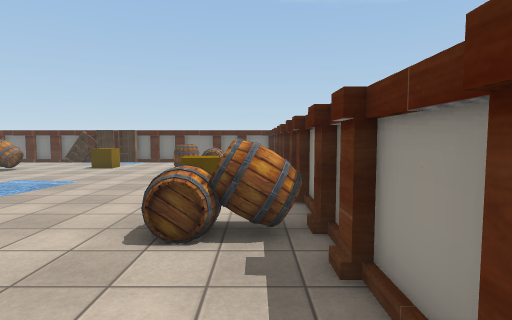
View 1 (above)

15 first-person views from a walk through a Unity game level. The camera is 1.5 m above the floor, tilts 4° down and sees 80° across. The floor is counted in squares, 1 m on a side. Each view is taken from the middle of a square. On the plan, view 1 faces up. The plan holds only what a view shows up to about 15 squares ahead; the rest is blank. The place goes on beyond the plan. The player is left out. Some animated figures are not drawn. Some surface patterns are stand-ins.

View 2
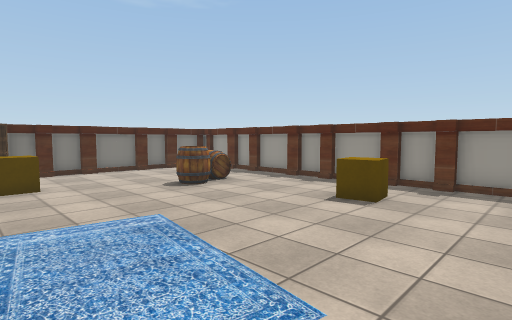

View 3
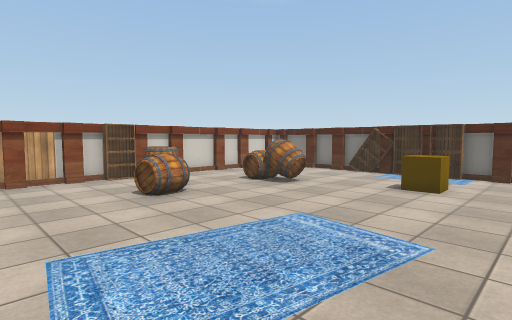

View 4
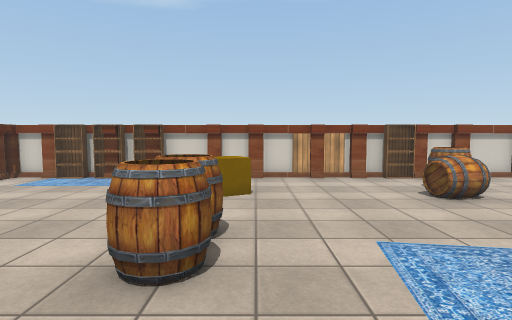

View 5
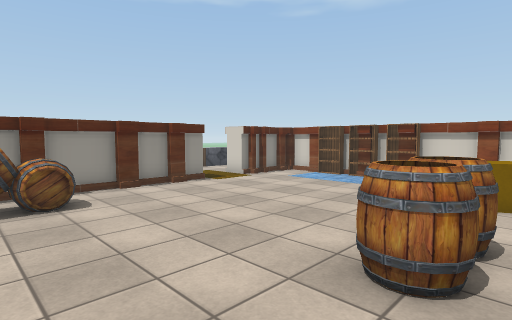

View 6
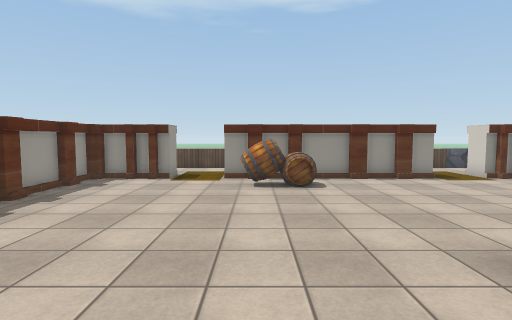

View 7
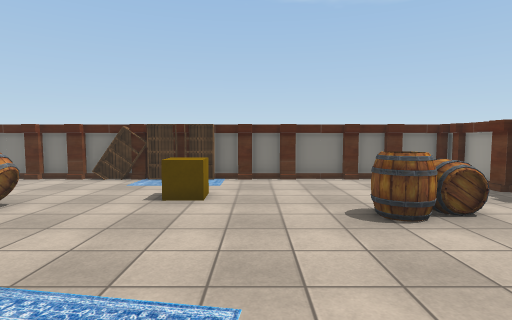

View 8
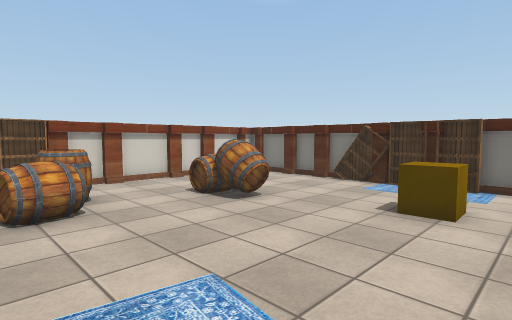

View 9
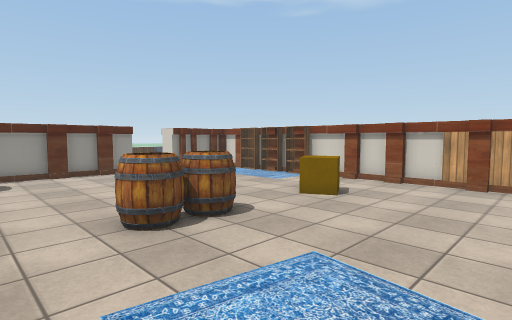

View 10
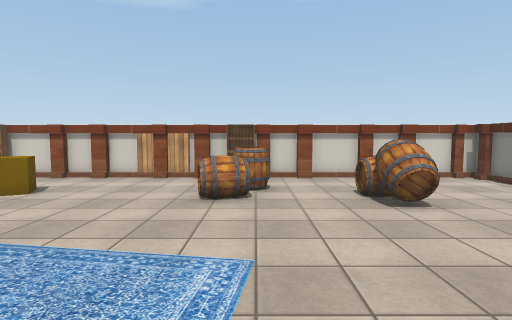

View 11
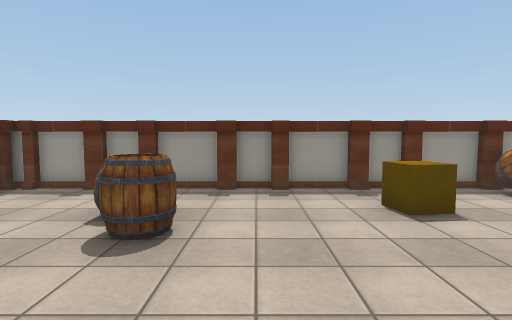

View 12
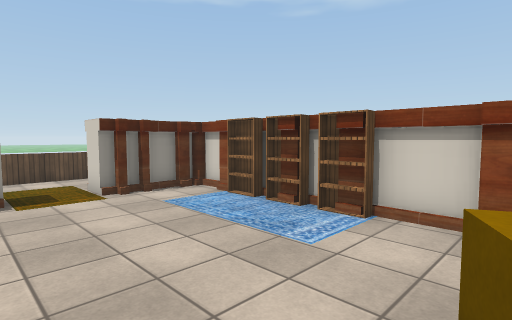

View 13
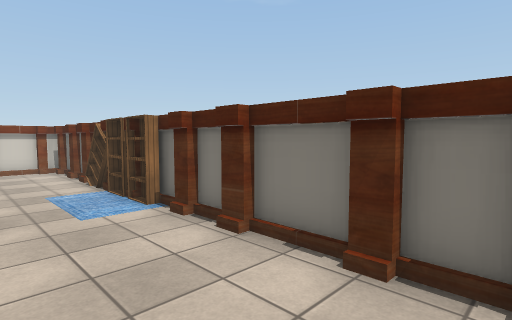

View 14
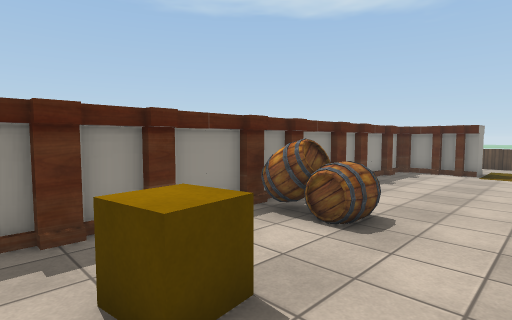

View 15
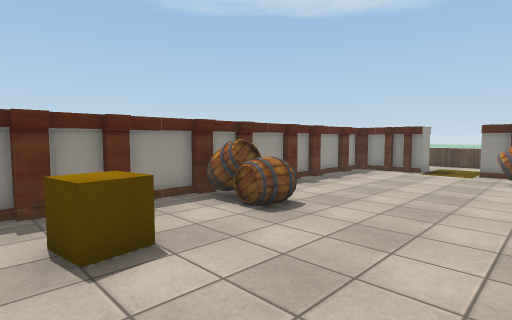

### Floor plan
Points are (right, up) in squares from view 1. A wall is a line through its corners. A room is listed if a view was taken in it or the views show most of it. See-through windows are left out.
Room 1 (views 1, 2, 3, 4, 5, 6, 7, 8, 9, 10, 11, 12, 13, 14, 15)
walls: (-16.6, 7.6) (-16.6, 7); (-16.6, 5.4) (-16.6, 4.6); (-16.6, 9.2) (-16.6, 8.6); (-16.9, 7.1) (-16.9, 5.2); (1, 7) (1, 7.6); (-16.9, 8.8) (-16.9, 7.5); (1, 8.6) (1, 9.2); (-16.9, 4.8) (-16.9, 3.6); (-16.6, 3.8) (-16.6, 3.1); (1.2, 7.5) (1.2, 8.8); (1, 4.7) (1, 5.4); (1.2, 5.2) (1.2, 7.1); (1.2, 9.1) (1.2, 11.1); (-16.9, 3.1) (-16.9, 1.5); (-16.6, 11.6) (-16.6, 11); (1, 3.2) (1, 3.8); (-16.9, 11.1) (-16.9, 9.1); (1.2, 3.6) (1.2, 4.7); (1, 11) (1, 11.6); (1.2, 11.5) (1.2, 12.6); (-16.9, 12.6) (-16.9, 11.5); (1, 12.5) (1, 13.2); (-16.6, 13.2) (-16.6, 12.5); (1.2, 1.2) (1.2, 3.2); (1, 0.8) (1, 1.4); (1.2, 13.1) (1.2, 15); (-6.8, -4.4) (-6.1, -4.4); (-9.3, -4.4) (-8.5, -4.4); (-8.6, -4.6) (-6.8, -4.6); (-5.3, -4.4) (-4.6, -4.4); (-6.3, -4.6) (-5.3, -4.6); (-10.9, -4.4) (-10.3, -4.4); (1.2, -0.4) (1.2, 0.5); (-10.4, -4.6) (-9.1, -4.6); (-16.9, 15) (-16.9, 13.1); (1, -0.9) (1, -0.2); (-4.8, -4.6) (-3.8, -4.6); (1, 15) (1, 15.5); (-16.6, 15.5) (-16.6, 14.9); (-11.9, -4.6) (-10.9, -4.6); (-6.1, 19.3) (-6.8, 19.3); (1.2, 15.5) (1.2, 16.6); (-6.6, 19.5) (-7.9, 19.5); (-10.6, 19.5) (-12.5, 19.5); (-4.5, 19.3) (-5.1, 19.3); (-5, 19.5) (-6.3, 19.5); (-16.6, -2.6) (-16.6, -3.2); (-12.4, 19.3) (-13, 19.3); (1, 16.5) (1, 17.1); (-16.9, 16.6) (-16.9, 15.5); (-14.3, -4.6) (-13.8, -4.6); (-1.7, -4.6) (-1.3, -4.6); (-16.6, 17.1) (-16.6, 16.5); (1.2, -2.6) (1.2, -1); (-13, 19.5) (-14, 19.5); (-14.9, -4.6) (-14.4, -4.6); (-16.9, -3.2) (-16.9, -4.2); (-1, -4.6) (-0.4, -4.6); (1, -3.2) (1, -2.5); (-2.6, 19.5) (-4.6, 19.5); (-2.1, 19.3) (-2.8, 19.3); (1.2, 17.1) (1.2, 18.6); (-14, 19.3) (-14.6, 19.3); (-0.1, -4.6) (0.9, -4.6); (-16.6, -4.1) (-16.6, -4.4) (-16, -4.4); (-14.6, 19.5) (-16, 19.5) (-16, 19.3) (-16.4, 19.3); (-16.1, -4.6) (-15.1, -4.6); (-1.1, 19.5) (-2.3, 19.5); (-0.5, 19.3) (-1.3, 19.3); (1.2, -4.2) (1.2, -3.5); (-16.9, 18.6) (-16.9, 17.1); (1, 18.6) (1, 19); (-16.6, 19) (-16.6, 18.5); (1.2, 19) (1.2, 19.5); (0.9, 19.5) (-0.5, 19.5); (-16.9, 19.6) (-16.9, 18.9)
ways out: opening at (-12.5, -5); opening at (-2.5, -5)
objects: shelf (-17, -2); shelf (-17, -1); shelf (-17, 1); shelf (-17, 10); barrel (-15, 10) to (-14, 11); cube (-14, 4) to (-13, 5); barrel (-13, 10) to (-12, 11); barrel (-13, 14) to (-13, 15); barrel (-12, 14) to (-11, 15); shelf (-11, 19); barrel (-10, 3) to (-10, 4); rug (-10, 19); barrel (-9, 3) to (-8, 4); shelf (-9, 19); cube (-8, 15) to (-7, 16); shelf (-8, 19); barrel (-7, -3) to (-6, -2); barrel (-5, -3) to (-5, -2); barrel (-4, 13) to (-3, 14); barrel (-3, 14) to (-2, 15); barrel (-2, 4) to (-1, 5); cube (-2, 8) to (-1, 9); barrel (-1, 4) to (0, 5)

Positions as (right, up) in squares from view 1, and headings:
1: (0, 0), facing up
2: (-9, 5), facing up-right
3: (-5, 6), facing up-left
4: (-5, 5), facing left
5: (-5, 5), facing down-left
6: (-5, 7), facing down
7: (-6, 8), facing up
8: (-6, 9), facing up-left
9: (-6, 9), facing down-left
10: (-5, 11), facing left
11: (-8, 12), facing right
12: (-11, 4), facing down-left
13: (-1, 16), facing up-left
14: (-4, 10), facing down-right
15: (-6, 10), facing down-right
